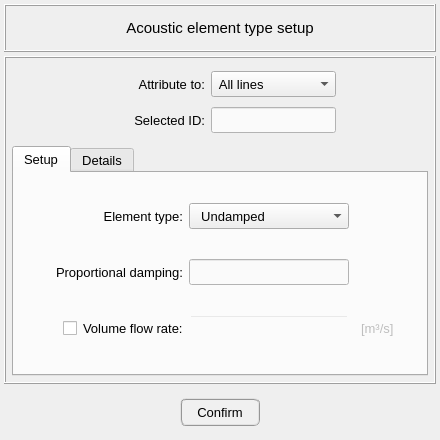
<?xml version="1.0" encoding="UTF-8"?>
<ui version="4.0">
 <class>Dialog</class>
 <widget class="QDialog" name="Dialog">
  <property name="geometry">
   <rect>
    <x>0</x>
    <y>0</y>
    <width>440</width>
    <height>440</height>
   </rect>
  </property>
  <property name="minimumSize">
   <size>
    <width>440</width>
    <height>440</height>
   </size>
  </property>
  <property name="maximumSize">
   <size>
    <width>440</width>
    <height>440</height>
   </size>
  </property>
  <property name="windowTitle">
   <string>Dialog</string>
  </property>
  <layout class="QGridLayout" name="gridLayout">
   <property name="leftMargin">
    <number>4</number>
   </property>
   <property name="topMargin">
    <number>4</number>
   </property>
   <property name="rightMargin">
    <number>4</number>
   </property>
   <property name="bottomMargin">
    <number>4</number>
   </property>
   <property name="spacing">
    <number>4</number>
   </property>
   <item row="0" column="0">
    <widget class="QFrame" name="frame_title">
     <property name="minimumSize">
      <size>
       <width>0</width>
       <height>48</height>
      </size>
     </property>
     <property name="maximumSize">
      <size>
       <width>16777215</width>
       <height>48</height>
      </size>
     </property>
     <property name="frameShape">
      <enum>QFrame::Box</enum>
     </property>
     <property name="frameShadow">
      <enum>QFrame::Raised</enum>
     </property>
     <layout class="QGridLayout" name="gridLayout_3">
      <property name="leftMargin">
       <number>0</number>
      </property>
      <property name="topMargin">
       <number>0</number>
      </property>
      <property name="rightMargin">
       <number>0</number>
      </property>
      <property name="bottomMargin">
       <number>0</number>
      </property>
      <property name="spacing">
       <number>0</number>
      </property>
      <item row="0" column="0">
       <widget class="QLabel" name="label_title">
        <property name="font">
         <font>
          <pointsize>11</pointsize>
         </font>
        </property>
        <property name="text">
         <string>Acoustic element type setup</string>
        </property>
        <property name="alignment">
         <set>Qt::AlignCenter</set>
        </property>
       </widget>
      </item>
     </layout>
    </widget>
   </item>
   <item row="1" column="0">
    <widget class="QFrame" name="frame_main">
     <property name="frameShape">
      <enum>QFrame::Box</enum>
     </property>
     <property name="frameShadow">
      <enum>QFrame::Raised</enum>
     </property>
     <layout class="QGridLayout" name="gridLayout_4">
      <property name="leftMargin">
       <number>6</number>
      </property>
      <property name="topMargin">
       <number>6</number>
      </property>
      <property name="rightMargin">
       <number>6</number>
      </property>
      <property name="bottomMargin">
       <number>6</number>
      </property>
      <item row="0" column="0">
       <widget class="QFrame" name="frame_selection">
        <property name="minimumSize">
         <size>
          <width>0</width>
          <height>76</height>
         </size>
        </property>
        <property name="frameShape">
         <enum>QFrame::NoFrame</enum>
        </property>
        <property name="frameShadow">
         <enum>QFrame::Raised</enum>
        </property>
        <layout class="QGridLayout" name="gridLayout_6">
         <property name="leftMargin">
          <number>4</number>
         </property>
         <property name="topMargin">
          <number>4</number>
         </property>
         <property name="rightMargin">
          <number>4</number>
         </property>
         <property name="bottomMargin">
          <number>4</number>
         </property>
         <property name="verticalSpacing">
          <number>7</number>
         </property>
         <item row="1" column="0">
          <spacer name="horizontalSpacer_2">
           <property name="orientation">
            <enum>Qt::Horizontal</enum>
           </property>
           <property name="sizeHint" stdset="0">
            <size>
             <width>40</width>
             <height>20</height>
            </size>
           </property>
          </spacer>
         </item>
         <item row="1" column="2">
          <widget class="QLineEdit" name="lineEdit_selected_id">
           <property name="enabled">
            <bool>true</bool>
           </property>
           <property name="minimumSize">
            <size>
             <width>0</width>
             <height>26</height>
            </size>
           </property>
           <property name="maximumSize">
            <size>
             <width>240</width>
             <height>26</height>
            </size>
           </property>
           <property name="font">
            <font>
             <pointsize>10</pointsize>
            </font>
           </property>
           <property name="focusPolicy">
            <enum>Qt::ClickFocus</enum>
           </property>
           <property name="styleSheet">
            <string notr="true">QLineEdit{color: rgb(0, 0, 0); background-color: rgb(250, 250, 250)}
QLineEdit:disabled{color: rgb(100, 100, 100); background-color: rgb(240, 240, 240)}</string>
           </property>
           <property name="text">
            <string/>
           </property>
           <property name="alignment">
            <set>Qt::AlignCenter</set>
           </property>
          </widget>
         </item>
         <item row="1" column="1">
          <widget class="QLabel" name="label_selected_id">
           <property name="minimumSize">
            <size>
             <width>100</width>
             <height>26</height>
            </size>
           </property>
           <property name="maximumSize">
            <size>
             <width>100</width>
             <height>26</height>
            </size>
           </property>
           <property name="font">
            <font>
             <pointsize>10</pointsize>
            </font>
           </property>
           <property name="text">
            <string>Selected ID:</string>
           </property>
           <property name="alignment">
            <set>Qt::AlignRight|Qt::AlignTrailing|Qt::AlignVCenter</set>
           </property>
          </widget>
         </item>
         <item row="0" column="1">
          <widget class="QLabel" name="label_attribute_to">
           <property name="minimumSize">
            <size>
             <width>100</width>
             <height>26</height>
            </size>
           </property>
           <property name="maximumSize">
            <size>
             <width>100</width>
             <height>26</height>
            </size>
           </property>
           <property name="font">
            <font>
             <pointsize>10</pointsize>
            </font>
           </property>
           <property name="text">
            <string>Attribute to:</string>
           </property>
           <property name="alignment">
            <set>Qt::AlignRight|Qt::AlignTrailing|Qt::AlignVCenter</set>
           </property>
          </widget>
         </item>
         <item row="0" column="2">
          <widget class="QComboBox" name="comboBox_selection">
           <property name="minimumSize">
            <size>
             <width>0</width>
             <height>26</height>
            </size>
           </property>
           <property name="maximumSize">
            <size>
             <width>16777215</width>
             <height>26</height>
            </size>
           </property>
           <property name="font">
            <font>
             <pointsize>10</pointsize>
            </font>
           </property>
           <item>
            <property name="text">
             <string> All lines</string>
            </property>
           </item>
           <item>
            <property name="text">
             <string> Selected lines</string>
            </property>
           </item>
          </widget>
         </item>
         <item row="1" column="4">
          <spacer name="horizontalSpacer_3">
           <property name="orientation">
            <enum>Qt::Horizontal</enum>
           </property>
           <property name="sizeHint" stdset="0">
            <size>
             <width>40</width>
             <height>20</height>
            </size>
           </property>
          </spacer>
         </item>
        </layout>
       </widget>
      </item>
      <item row="1" column="0">
       <widget class="QTabWidget" name="tabWidget_main">
        <property name="minimumSize">
         <size>
          <width>0</width>
          <height>0</height>
         </size>
        </property>
        <property name="maximumSize">
         <size>
          <width>16777215</width>
          <height>10000000</height>
         </size>
        </property>
        <property name="font">
         <font>
          <pointsize>10</pointsize>
         </font>
        </property>
        <property name="currentIndex">
         <number>0</number>
        </property>
        <widget class="QWidget" name="tab_setup">
         <attribute name="title">
          <string>Setup</string>
         </attribute>
         <layout class="QGridLayout" name="gridLayout_5">
          <property name="leftMargin">
           <number>4</number>
          </property>
          <property name="topMargin">
           <number>4</number>
          </property>
          <property name="rightMargin">
           <number>4</number>
          </property>
          <property name="bottomMargin">
           <number>4</number>
          </property>
          <item row="0" column="0">
           <widget class="QFrame" name="frame_setup">
            <property name="frameShape">
             <enum>QFrame::NoFrame</enum>
            </property>
            <property name="frameShadow">
             <enum>QFrame::Raised</enum>
            </property>
            <layout class="QGridLayout" name="gridLayout_9">
             <property name="leftMargin">
              <number>0</number>
             </property>
             <property name="topMargin">
              <number>0</number>
             </property>
             <property name="rightMargin">
              <number>0</number>
             </property>
             <property name="bottomMargin">
              <number>0</number>
             </property>
             <property name="horizontalSpacing">
              <number>6</number>
             </property>
             <property name="verticalSpacing">
              <number>4</number>
             </property>
             <item row="1" column="2">
              <widget class="QLineEdit" name="lineEdit_proportional_damping">
               <property name="minimumSize">
                <size>
                 <width>160</width>
                 <height>26</height>
                </size>
               </property>
               <property name="maximumSize">
                <size>
                 <width>160</width>
                 <height>26</height>
                </size>
               </property>
               <property name="font">
                <font>
                 <pointsize>10</pointsize>
                </font>
               </property>
               <property name="styleSheet">
                <string notr="true">QLineEdit{color: rgb(0, 0, 0); background-color: rgb(250, 250, 250)}
QLineEdit:disabled{color: rgb(100, 100, 100); background-color: rgba(240, 240, 240,0)}</string>
               </property>
               <property name="alignment">
                <set>Qt::AlignCenter</set>
               </property>
              </widget>
             </item>
             <item row="0" column="1">
              <widget class="QLabel" name="label_element_type">
               <property name="minimumSize">
                <size>
                 <width>150</width>
                 <height>26</height>
                </size>
               </property>
               <property name="maximumSize">
                <size>
                 <width>150</width>
                 <height>26</height>
                </size>
               </property>
               <property name="font">
                <font>
                 <pointsize>10</pointsize>
                </font>
               </property>
               <property name="text">
                <string>Element type:</string>
               </property>
               <property name="alignment">
                <set>Qt::AlignRight|Qt::AlignTrailing|Qt::AlignVCenter</set>
               </property>
              </widget>
             </item>
             <item row="1" column="1">
              <widget class="QLabel" name="label_proportional_damping">
               <property name="minimumSize">
                <size>
                 <width>150</width>
                 <height>26</height>
                </size>
               </property>
               <property name="maximumSize">
                <size>
                 <width>150</width>
                 <height>26</height>
                </size>
               </property>
               <property name="font">
                <font>
                 <pointsize>10</pointsize>
                </font>
               </property>
               <property name="text">
                <string>Proportional damping:</string>
               </property>
               <property name="alignment">
                <set>Qt::AlignRight|Qt::AlignTrailing|Qt::AlignVCenter</set>
               </property>
              </widget>
             </item>
             <item row="2" column="2" colspan="2">
              <widget class="QLineEdit" name="lineEdit_vol_flow">
               <property name="enabled">
                <bool>false</bool>
               </property>
               <property name="sizePolicy">
                <sizepolicy hsizetype="Fixed" vsizetype="Fixed">
                 <horstretch>0</horstretch>
                 <verstretch>0</verstretch>
                </sizepolicy>
               </property>
               <property name="minimumSize">
                <size>
                 <width>160</width>
                 <height>26</height>
                </size>
               </property>
               <property name="maximumSize">
                <size>
                 <width>160</width>
                 <height>26</height>
                </size>
               </property>
               <property name="palette">
                <palette>
                 <active>
                  <colorrole role="WindowText">
                   <brush brushstyle="SolidPattern">
                    <color alpha="255">
                     <red>0</red>
                     <green>0</green>
                     <blue>0</blue>
                    </color>
                   </brush>
                  </colorrole>
                  <colorrole role="Button">
                   <brush brushstyle="SolidPattern">
                    <color alpha="255">
                     <red>250</red>
                     <green>250</green>
                     <blue>250</blue>
                    </color>
                   </brush>
                  </colorrole>
                  <colorrole role="Text">
                   <brush brushstyle="SolidPattern">
                    <color alpha="255">
                     <red>0</red>
                     <green>0</green>
                     <blue>0</blue>
                    </color>
                   </brush>
                  </colorrole>
                  <colorrole role="ButtonText">
                   <brush brushstyle="SolidPattern">
                    <color alpha="255">
                     <red>0</red>
                     <green>0</green>
                     <blue>0</blue>
                    </color>
                   </brush>
                  </colorrole>
                  <colorrole role="Base">
                   <brush brushstyle="SolidPattern">
                    <color alpha="255">
                     <red>250</red>
                     <green>250</green>
                     <blue>250</blue>
                    </color>
                   </brush>
                  </colorrole>
                  <colorrole role="Window">
                   <brush brushstyle="SolidPattern">
                    <color alpha="255">
                     <red>250</red>
                     <green>250</green>
                     <blue>250</blue>
                    </color>
                   </brush>
                  </colorrole>
                 </active>
                 <inactive>
                  <colorrole role="WindowText">
                   <brush brushstyle="SolidPattern">
                    <color alpha="255">
                     <red>0</red>
                     <green>0</green>
                     <blue>0</blue>
                    </color>
                   </brush>
                  </colorrole>
                  <colorrole role="Button">
                   <brush brushstyle="SolidPattern">
                    <color alpha="255">
                     <red>250</red>
                     <green>250</green>
                     <blue>250</blue>
                    </color>
                   </brush>
                  </colorrole>
                  <colorrole role="Text">
                   <brush brushstyle="SolidPattern">
                    <color alpha="255">
                     <red>0</red>
                     <green>0</green>
                     <blue>0</blue>
                    </color>
                   </brush>
                  </colorrole>
                  <colorrole role="ButtonText">
                   <brush brushstyle="SolidPattern">
                    <color alpha="255">
                     <red>0</red>
                     <green>0</green>
                     <blue>0</blue>
                    </color>
                   </brush>
                  </colorrole>
                  <colorrole role="Base">
                   <brush brushstyle="SolidPattern">
                    <color alpha="255">
                     <red>250</red>
                     <green>250</green>
                     <blue>250</blue>
                    </color>
                   </brush>
                  </colorrole>
                  <colorrole role="Window">
                   <brush brushstyle="SolidPattern">
                    <color alpha="255">
                     <red>250</red>
                     <green>250</green>
                     <blue>250</blue>
                    </color>
                   </brush>
                  </colorrole>
                 </inactive>
                 <disabled>
                  <colorrole role="WindowText">
                   <brush brushstyle="SolidPattern">
                    <color alpha="255">
                     <red>100</red>
                     <green>100</green>
                     <blue>100</blue>
                    </color>
                   </brush>
                  </colorrole>
                  <colorrole role="Button">
                   <brush brushstyle="SolidPattern">
                    <color alpha="0">
                     <red>240</red>
                     <green>240</green>
                     <blue>240</blue>
                    </color>
                   </brush>
                  </colorrole>
                  <colorrole role="Text">
                   <brush brushstyle="SolidPattern">
                    <color alpha="255">
                     <red>100</red>
                     <green>100</green>
                     <blue>100</blue>
                    </color>
                   </brush>
                  </colorrole>
                  <colorrole role="ButtonText">
                   <brush brushstyle="SolidPattern">
                    <color alpha="255">
                     <red>100</red>
                     <green>100</green>
                     <blue>100</blue>
                    </color>
                   </brush>
                  </colorrole>
                  <colorrole role="Base">
                   <brush brushstyle="SolidPattern">
                    <color alpha="0">
                     <red>240</red>
                     <green>240</green>
                     <blue>240</blue>
                    </color>
                   </brush>
                  </colorrole>
                  <colorrole role="Window">
                   <brush brushstyle="SolidPattern">
                    <color alpha="0">
                     <red>240</red>
                     <green>240</green>
                     <blue>240</blue>
                    </color>
                   </brush>
                  </colorrole>
                 </disabled>
                </palette>
               </property>
               <property name="font">
                <font>
                 <pointsize>10</pointsize>
                </font>
               </property>
               <property name="styleSheet">
                <string notr="true">QLineEdit{color: rgb(0, 0, 0); background-color: rgb(250, 250, 250)}
QLineEdit:disabled{color: rgb(100, 100, 100); background-color: rgba(240, 240, 240,0)}</string>
               </property>
               <property name="text">
                <string/>
               </property>
               <property name="alignment">
                <set>Qt::AlignCenter</set>
               </property>
              </widget>
             </item>
             <item row="2" column="4">
              <widget class="QLabel" name="label_volume_rate_unit">
               <property name="enabled">
                <bool>false</bool>
               </property>
               <property name="sizePolicy">
                <sizepolicy hsizetype="Preferred" vsizetype="Preferred">
                 <horstretch>0</horstretch>
                 <verstretch>0</verstretch>
                </sizepolicy>
               </property>
               <property name="minimumSize">
                <size>
                 <width>45</width>
                 <height>26</height>
                </size>
               </property>
               <property name="maximumSize">
                <size>
                 <width>45</width>
                 <height>26</height>
                </size>
               </property>
               <property name="font">
                <font>
                 <pointsize>10</pointsize>
                </font>
               </property>
               <property name="text">
                <string>[m³/s]</string>
               </property>
               <property name="alignment">
                <set>Qt::AlignLeading|Qt::AlignLeft|Qt::AlignVCenter</set>
               </property>
              </widget>
             </item>
             <item row="2" column="0">
              <spacer name="horizontalSpacer_4">
               <property name="orientation">
                <enum>Qt::Horizontal</enum>
               </property>
               <property name="sizeHint" stdset="0">
                <size>
                 <width>40</width>
                 <height>20</height>
                </size>
               </property>
              </spacer>
             </item>
             <item row="2" column="6">
              <spacer name="horizontalSpacer_5">
               <property name="orientation">
                <enum>Qt::Horizontal</enum>
               </property>
               <property name="sizeHint" stdset="0">
                <size>
                 <width>40</width>
                 <height>20</height>
                </size>
               </property>
              </spacer>
             </item>
             <item row="0" column="2" colspan="2">
              <widget class="QComboBox" name="comboBox_element_type">
               <property name="minimumSize">
                <size>
                 <width>160</width>
                 <height>26</height>
                </size>
               </property>
               <property name="maximumSize">
                <size>
                 <width>160</width>
                 <height>26</height>
                </size>
               </property>
               <property name="font">
                <font>
                 <pointsize>10</pointsize>
                </font>
               </property>
               <property name="toolTip">
                <string>&lt;html&gt;&lt;head/&gt;&lt;body&gt;&lt;p align=&quot;justify&quot;&gt;Choose an element type&lt;/p&gt;&lt;/body&gt;&lt;/html&gt;</string>
               </property>
               <property name="layoutDirection">
                <enum>Qt::LeftToRight</enum>
               </property>
               <property name="autoFillBackground">
                <bool>false</bool>
               </property>
               <property name="styleSheet">
                <string notr="true"/>
               </property>
               <property name="currentText">
                <string>  Undamped</string>
               </property>
               <property name="currentIndex">
                <number>0</number>
               </property>
               <property name="maxCount">
                <number>500</number>
               </property>
               <property name="insertPolicy">
                <enum>QComboBox::InsertAtBottom</enum>
               </property>
               <property name="sizeAdjustPolicy">
                <enum>QComboBox::AdjustToMinimumContentsLength</enum>
               </property>
               <property name="duplicatesEnabled">
                <bool>false</bool>
               </property>
               <item>
                <property name="text">
                 <string>  Undamped</string>
                </property>
               </item>
               <item>
                <property name="text">
                 <string>  Proportional</string>
                </property>
               </item>
               <item>
                <property name="text">
                 <string>  Wide-duct</string>
                </property>
               </item>
               <item>
                <property name="text">
                 <string>  LRF fluid equivalent</string>
                </property>
               </item>
               <item>
                <property name="text">
                 <string>  LRF full</string>
                </property>
               </item>
              </widget>
             </item>
             <item row="2" column="1">
              <widget class="QFrame" name="frame_flow_effects">
               <property name="minimumSize">
                <size>
                 <width>150</width>
                 <height>26</height>
                </size>
               </property>
               <property name="maximumSize">
                <size>
                 <width>150</width>
                 <height>26</height>
                </size>
               </property>
               <property name="frameShape">
                <enum>QFrame::NoFrame</enum>
               </property>
               <property name="frameShadow">
                <enum>QFrame::Raised</enum>
               </property>
               <layout class="QGridLayout" name="gridLayout_7">
                <property name="leftMargin">
                 <number>0</number>
                </property>
                <property name="topMargin">
                 <number>0</number>
                </property>
                <property name="rightMargin">
                 <number>0</number>
                </property>
                <property name="bottomMargin">
                 <number>0</number>
                </property>
                <property name="spacing">
                 <number>0</number>
                </property>
                <item row="0" column="1">
                 <widget class="QCheckBox" name="checkBox_flow_effects">
                  <property name="minimumSize">
                   <size>
                    <width>20</width>
                    <height>26</height>
                   </size>
                  </property>
                  <property name="maximumSize">
                   <size>
                    <width>20</width>
                    <height>26</height>
                   </size>
                  </property>
                  <property name="font">
                   <font>
                    <pointsize>10</pointsize>
                   </font>
                  </property>
                  <property name="toolTip">
                   <string>&lt;html&gt;&lt;head/&gt;&lt;body&gt;&lt;p&gt;Activate flow effects&lt;/p&gt;&lt;/body&gt;&lt;/html&gt;</string>
                  </property>
                  <property name="text">
                   <string/>
                  </property>
                 </widget>
                </item>
                <item row="0" column="0">
                 <spacer name="horizontalSpacer">
                  <property name="orientation">
                   <enum>Qt::Horizontal</enum>
                  </property>
                  <property name="sizeHint" stdset="0">
                   <size>
                    <width>40</width>
                    <height>20</height>
                   </size>
                  </property>
                 </spacer>
                </item>
                <item row="0" column="2">
                 <widget class="QLabel" name="label_vol_flow">
                  <property name="font">
                   <font>
                    <pointsize>10</pointsize>
                   </font>
                  </property>
                  <property name="text">
                   <string>Volume flow rate:</string>
                  </property>
                 </widget>
                </item>
               </layout>
              </widget>
             </item>
            </layout>
           </widget>
          </item>
         </layout>
        </widget>
        <widget class="QWidget" name="tab_details">
         <attribute name="title">
          <string>Details</string>
         </attribute>
         <layout class="QGridLayout" name="gridLayout_10">
          <property name="leftMargin">
           <number>6</number>
          </property>
          <property name="topMargin">
           <number>6</number>
          </property>
          <property name="rightMargin">
           <number>6</number>
          </property>
          <property name="bottomMargin">
           <number>6</number>
          </property>
          <property name="spacing">
           <number>4</number>
          </property>
          <item row="0" column="0">
           <widget class="QTreeWidget" name="treeWidget_element_type">
            <property name="minimumSize">
             <size>
              <width>0</width>
              <height>0</height>
             </size>
            </property>
            <property name="maximumSize">
             <size>
              <width>1000</width>
              <height>1000</height>
             </size>
            </property>
            <property name="font">
             <font>
              <family>MS Shell Dlg 2</family>
             </font>
            </property>
            <property name="alternatingRowColors">
             <bool>true</bool>
            </property>
            <property name="indentation">
             <number>0</number>
            </property>
            <column>
             <property name="text">
              <string>Element type</string>
             </property>
             <property name="textAlignment">
              <set>AlignCenter</set>
             </property>
            </column>
            <column>
             <property name="text">
              <string>Lines</string>
             </property>
             <property name="textAlignment">
              <set>AlignCenter</set>
             </property>
            </column>
           </widget>
          </item>
          <item row="1" column="0">
           <widget class="QFrame" name="frame">
            <property name="minimumSize">
             <size>
              <width>0</width>
              <height>40</height>
             </size>
            </property>
            <property name="maximumSize">
             <size>
              <width>16777215</width>
              <height>40</height>
             </size>
            </property>
            <property name="frameShape">
             <enum>QFrame::NoFrame</enum>
            </property>
            <property name="frameShadow">
             <enum>QFrame::Raised</enum>
            </property>
            <layout class="QGridLayout" name="gridLayout_8">
             <property name="leftMargin">
              <number>0</number>
             </property>
             <property name="topMargin">
              <number>0</number>
             </property>
             <property name="rightMargin">
              <number>0</number>
             </property>
             <property name="bottomMargin">
              <number>0</number>
             </property>
             <property name="spacing">
              <number>0</number>
             </property>
             <item row="0" column="0">
              <widget class="QPushButton" name="pushButton_reset">
               <property name="minimumSize">
                <size>
                 <width>60</width>
                 <height>26</height>
                </size>
               </property>
               <property name="maximumSize">
                <size>
                 <width>60</width>
                 <height>26</height>
                </size>
               </property>
               <property name="font">
                <font>
                 <pointsize>10</pointsize>
                </font>
               </property>
               <property name="styleSheet">
                <string notr="true">QPushButton{border-radius: 6px; border-color: rgb(150, 150, 150); border-style: ridge; border-width: 2px; color: rgb(0, 0, 0); background-color: rgb(240, 240, 240)}
QPushButton:hover{border-radius: 6px; border-color: rgb(0, 170, 255); border-style: ridge; border-width: 2px; color: rgb(0, 0, 0); background-color: rgba(174, 213, 255, 100)}
QPushButton:pressed{border-radius: 6px; border-color: rgb(0, 170, 255); border-style: ridge; border-width: 2px; color: rgb(0, 0, 0); background-color: rgb(174, 213, 255)}
QPushButton:disabled{border-radius: 6px; border-color: rgb(150, 150, 150); border-style: ridge; border-width: 0px; color: rgb(150,150, 150); background-color: rgb(220, 220, 220)}</string>
               </property>
               <property name="text">
                <string>Reset</string>
               </property>
              </widget>
             </item>
            </layout>
           </widget>
          </item>
         </layout>
        </widget>
       </widget>
      </item>
     </layout>
    </widget>
   </item>
   <item row="2" column="0">
    <widget class="QFrame" name="frame_button">
     <property name="minimumSize">
      <size>
       <width>0</width>
       <height>48</height>
      </size>
     </property>
     <property name="maximumSize">
      <size>
       <width>16777215</width>
       <height>48</height>
      </size>
     </property>
     <property name="frameShape">
      <enum>QFrame::NoFrame</enum>
     </property>
     <property name="frameShadow">
      <enum>QFrame::Raised</enum>
     </property>
     <layout class="QGridLayout" name="gridLayout_2">
      <property name="leftMargin">
       <number>0</number>
      </property>
      <property name="topMargin">
       <number>0</number>
      </property>
      <property name="rightMargin">
       <number>0</number>
      </property>
      <property name="bottomMargin">
       <number>0</number>
      </property>
      <property name="spacing">
       <number>0</number>
      </property>
      <item row="0" column="0">
       <widget class="QPushButton" name="pushButton_confirm">
        <property name="minimumSize">
         <size>
          <width>80</width>
          <height>28</height>
         </size>
        </property>
        <property name="maximumSize">
         <size>
          <width>80</width>
          <height>28</height>
         </size>
        </property>
        <property name="font">
         <font>
          <family>MS Shell Dlg 2</family>
          <pointsize>10</pointsize>
          <weight>50</weight>
          <italic>false</italic>
          <bold>false</bold>
         </font>
        </property>
        <property name="styleSheet">
         <string notr="true">QPushButton{border-radius: 6px; border-color: rgb(150, 150, 150); border-style: ridge; border-width: 2px; color: rgb(0, 0, 0); background-color: rgb(240, 240, 240)}
QPushButton:hover{border-radius: 6px; border-color: rgb(0, 170, 255); border-style: ridge; border-width: 2px; color: rgb(0, 0, 0); background-color: rgba(174, 213, 255, 100)}
QPushButton:pressed{border-radius: 6px; border-color: rgb(0, 170, 255); border-style: ridge; border-width: 2px; color: rgb(0, 0, 0); background-color: rgb(174, 213, 255)}
QPushButton:disabled{border-radius: 6px; border-color: rgb(150, 150, 150); border-style: ridge; border-width: 0px; color: rgb(150,150, 150); background-color: rgb(220, 220, 220)}</string>
        </property>
        <property name="text">
         <string>Confirm</string>
        </property>
       </widget>
      </item>
     </layout>
    </widget>
   </item>
  </layout>
 </widget>
 <resources/>
 <connections/>
</ui>
